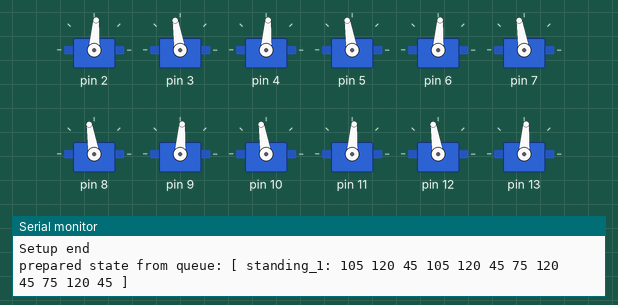
A program run on a simulated Arduino Uno, built with avr-gcc and run on an emulated ATmega328P. On the bench: 12 × servo, the last lines printed to the serial monitor.

Above: at 0.21 s.
At 3.72 s:
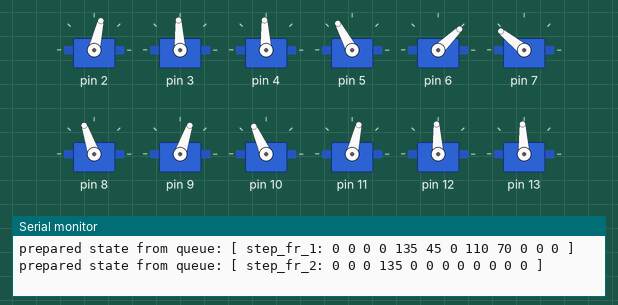
At 7.38 s:
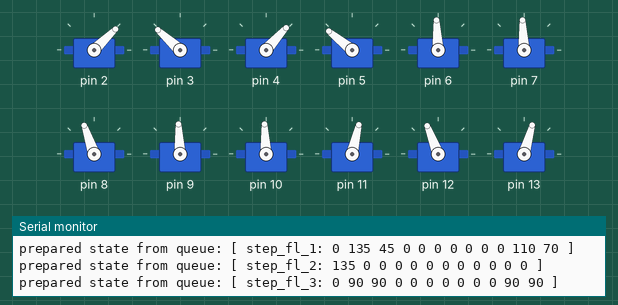
At 9.21 s:
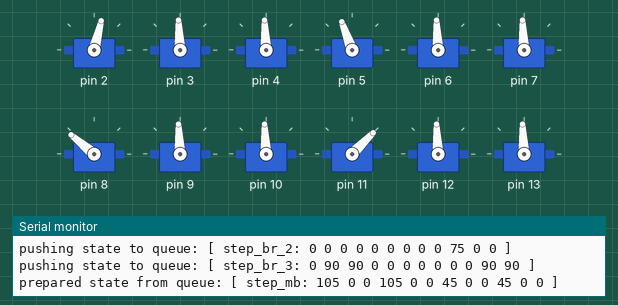
At 11.04 s:
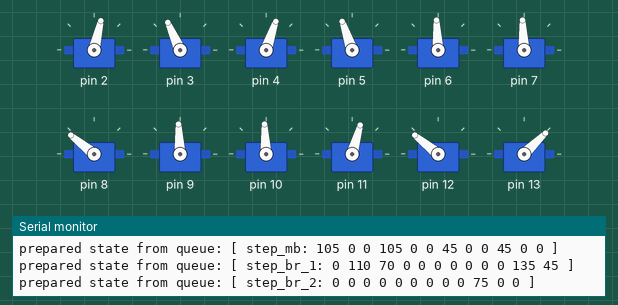
At 14.7 s:
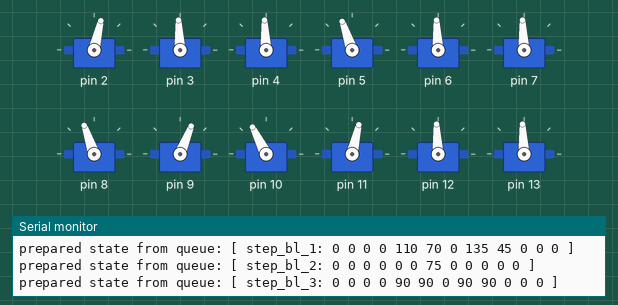
Timing chart, 0 to 16.8 s (numbered marks = the images above):
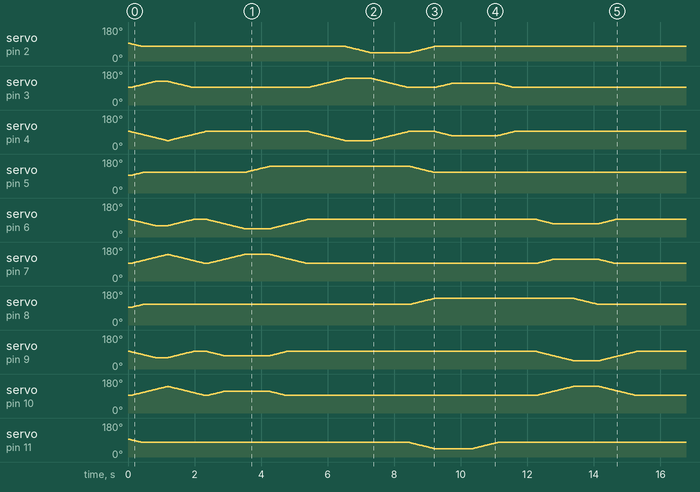

Measured:
- by itself, servo on pin 5: rises from 93° to 141° in 4.1 s, then falls to 109° in 5.0 s
- by itself, servo on pin 8: rises from 93° to 141° in 9.1 s, then falls to 109° in 4.9 s

The program:

main.cpp
```cpp
#include <Arduino.h>
#include "spider.cpp"

void executeCommand();

Spider *spider;

int state = 0;

void setup()
{
  Serial.begin(115200);

  // delay(5000);
  Serial.println("Setup start");
  struct ServoInitData initData[12] = {
      {2, -1},
      {3, 1},
      {4, 1},
      {5, 1},
      {6, -1},
      {7, -1},
      {8, -1},
      {9, -1},
      {10, -1},
      {11, 1},
      {12, 1},
      {13, 1},
  };

  spider = new Spider(5, initData);
  spider->StandUp();

  Serial.println("Setup end");
}

long lastUpdate = 0;
void loop()
{
  long timeTaken = millis() - lastUpdate;
  lastUpdate = millis();
  bool stateReached;

  if (spider != NULL)
  {
    stateReached = spider->UpdateServos(timeTaken / 10);
  }

  if (stateReached)
  {
    state++;

    switch (state)
    {
    case 1:
      Serial.println("taking step 1");
      spider->TakeStep1();
      break;
    case 2:
      Serial.println("taking step 2");
      spider->TakeStep2();
      break;
    case 3:
      Serial.println("taking step 3");
      spider->TakeStep3();
      break;
    case 4:
      Serial.println("taking step 4");
      spider->TakeStep4();
      break;
    case 5:
      delay(2500);
      spider->~Spider();
      spider = NULL;
      break;
    }
  }

  delay(10);
}
```

servoWrapper.cpp
```cpp
#include <Arduino.h>
#include <Servo.h>

class ServoWrapper
{
public:
    ServoWrapper(int pin, int orientation)
    {
        _orientation = orientation;
        _targetFrequency = 1500;
        _pin = pin;
        _servo.attach(pin);
        _servo.write(_targetFrequency);
        Serial.print("Initialized Servo at pin ");
        Serial.print(_pin);
        Serial.println(" with 90deg");
    }
    ~ServoWrapper()
    {
        _servo.detach();
        Serial.print("Detached Servo at pin ");
        Serial.println(_pin);
    }
    void SetDegree(int deg)
    {
        deg = 90 - ((90 - deg) * _orientation);

        _targetFrequency = 500 + (double(deg) / 180 * 2000);
    }
    void Move(int x)
    {

        int currentFrequency = _servo.readMicroseconds();
        int diff = _targetFrequency - currentFrequency;
        if (diff < 0)
        {
            // diff is less than step so we reach the target
            if (diff > -x)
            {
                currentFrequency = _targetFrequency;
            }
            else
            {
                currentFrequency -= x;
            }
        }
        else if (diff > 0)
        {
            // diff is less than step so we reach the target
            if (diff < x)
            {
                currentFrequency = _targetFrequency;
            }
            else
            {
                currentFrequency += x;
            }
        }

        _servo.write(currentFrequency);
    }
    bool IsMoving()
    {
        return _servo.readMicroseconds() != _targetFrequency;
    }

private:
    Servo _servo;
    int _orientation;
    int _targetFrequency;
    int _pin;
};
```

shared.cpp
```cpp
#include "shared.h"

void printServoState(ServoState ss)
{
    Serial.print("[ ");
    Serial.print(ss.name.c_str());
    Serial.print(": ");
    for (int i = 0; i < 12; i++)
    {
        Serial.print(ss.States[i]);
        Serial.print(" ");
    }
    Serial.println("]");
}
```

shared.h
```cpp
#pragma once
#include <Arduino.h>
#include <string>

struct ServoState
{
    std::string name;
    int States[12];
};

void printServoState(ServoState ss);
```

spider.cpp
```cpp
#include <Arduino.h>
#include <queue>
#include "servoWrapper.cpp"
#include "shared.h"

struct ServoInitData
{
    int Pin;
    int Orientation;
};

class Spider
{
public:
    Spider(int servoSpeed, struct ServoInitData servos[12])
    {
        _servoSpeed = servoSpeed;
        for (int i = 0; i < 12; i++)
        {
            _servoWrappers[i] = new ServoWrapper(servos[i].Pin, servos[i].Orientation);
        }
    }
    ~Spider()
    {
        for (int i = 0; i < 12; i++)
        {
            _servoWrappers[i]->~ServoWrapper();
        }
    }

    void StandUp()
    {
        Serial.println("going into standing position");
        queueState("standing_1",
                   105, 120, 45,
                   105, 120, 45,
                   75, 120, 45,
                   75, 120, 45);

        queueState("standing_2",
                   105, 90, 90,
                   105, 90, 90,
                   75, 90, 90,
                   75, 90, 90);
    }

    void TakeStep1()
    {
        queueState("step_0",
                   105, 90, 90,
                   105, 90, 90,
                   75, 90, 90,
                   75, 90, 90);

        // step front right
        queueState("step_fr_1",
                   0, 0, 0,
                   0, 135, 45,
                   0, 110, 70,
                   0, 0, 0);
        queueState("step_fr_2",
                   0, 0, 0,
                   135, 0, 0,
                   0, 0, 0,
                   0, 0, 0);
        queueState("step_fr_3",
                   0, 0, 0,
                   0, 90, 90,
                   0, 90, 90,
                   0, 0, 0);
    }

    void TakeStep2()
    {
        // step front left
        queueState("step_fl_1",
                   0, 135, 45,
                   0, 0, 0,
                   0, 0, 0,
                   0, 110, 70);
        queueState("step_fl_2",
                   135, 0, 0,
                   0, 0, 0,
                   0, 0, 0,
                   0, 0, 0);
        queueState("step_fl_3",
                   0, 90, 90,
                   0, 0, 0,
                   0, 0, 0,
                   0, 90, 90);
    }

    void TakeStep3()
    {
        // move body

        queueState("step_mb",
                   105, 0, 0,
                   105, 0, 0,
                   45, 0, 0,
                   45, 0, 0);

        // step back right
        queueState("step_br_1",
                   0, 110, 70,
                   0, 0, 0,
                   0, 0, 0,
                   0, 135, 45);
        queueState("step_br_2",
                   0, 0, 0,
                   0, 0, 0,
                   0, 0, 0,
                   75, 0, 0);
        queueState("step_br_3",
                   0, 90, 90,
                   0, 0, 0,
                   0, 0, 0,
                   0, 90, 90);
    }

    void TakeStep4()
    {
        // step back left
        queueState("step_bl_1",
                   0, 0, 0,
                   0, 110, 70,
                   0, 135, 45,
                   0, 0, 0);
        queueState("step_bl_2",
                   0, 0, 0,
                   0, 0, 0,
                   75, 0, 0,
                   0, 0, 0);
        queueState("step_bl_3",
                   0, 0, 0,
                   0, 90, 90,
                   0, 90, 90,
                   0, 0, 0);
    }

    bool UpdateServos(float factor)
    {
        bool done = true;

        for (auto servoWrapper : _servoWrappers)
        {
            servoWrapper->Move(_servoSpeed * factor);
            if (servoWrapper->IsMoving())
            {
                done = false;
            }
        }

        if (done)
        {
            return nextStateFromQueue();
        }

        return done;
    }
    void SetServo(int num, int deg)
    {
        (*_servoWrappers[num]).SetDegree(deg);
    }

private:
    int _servoSpeed;
    ServoWrapper *_servoWrappers[12];
    std::queue<ServoState> _stateQueue;

    void queueState(std::string name, int servoFL1Deg, int servoFL2Deg, int servoFL3Deg, int servoFR1Deg, int servoFR2Deg, int servoFR3Deg, int servoBL1Deg, int servoBL2Deg, int servoBL3Deg, int servoBR1Deg, int servoBR2Deg, int servoBR3Deg)
    {
        ServoState newState = {name, servoFL1Deg, servoFL2Deg, servoFL3Deg, servoFR1Deg, servoFR2Deg, servoFR3Deg, servoBL1Deg, servoBL2Deg, servoBL3Deg, servoBR1Deg, servoBR2Deg, servoBR3Deg};

        Serial.print("pushing state to queue: ");
        printServoState(newState);

        _stateQueue.push(newState);
    }
    void queueState(ServoState newState)
    {
        Serial.print("pushing state to queue: ");
        printServoState(newState);

        _stateQueue.push(newState);
    }
    template <size_t N>
    void queueStates(ServoState newStates[N])
    {
        for (auto newState : newStates)
        {
            Serial.print("pushing state to queue: ");
            printServoState(newState);

            _stateQueue.push(newState);
        }
    }

    bool nextStateFromQueue()
    {
        if (!_stateQueue.empty())
        {
            auto newState = _stateQueue.front();
            _stateQueue.pop();

            SetServos(newState.States[0], newState.States[1], newState.States[2],
                      newState.States[3], newState.States[4], newState.States[5],
                      newState.States[6], newState.States[7], newState.States[8],
                      newState.States[9], newState.States[10], newState.States[11]);

            Serial.print("prepared state from queue: ");
            printServoState(newState);
            return false;
        }

        return true;
    }

protected:
    void SetServos(int servoFL1Deg, int servoFL2Deg, int servoFL3Deg, int servoFR1Deg, int servoFR2Deg, int servoFR3Deg, int servoBL1Deg, int servoBL2Deg, int servoBL3Deg, int servoBR1Deg, int servoBR2Deg, int servoBR3Deg)
    {
        if (servoFL1Deg != 0)
        {
            (*_servoWrappers[0]).SetDegree(servoFL1Deg);
        }
        if (servoFL2Deg != 0)
        {
            (*_servoWrappers[1]).SetDegree(servoFL2Deg);
        }
        if (servoFL3Deg != 0)
        {
            (*_servoWrappers[2]).SetDegree(servoFL3Deg);
        }

        if (servoFR1Deg != 0)
        {
            (*_servoWrappers[3]).SetDegree(servoFR1Deg);
        }
        if (servoFR2Deg != 0)
        {
            (*_servoWrappers[4]).SetDegree(servoFR2Deg);
        }
        if (servoFR3Deg != 0)
        {
            (*_servoWrappers[5]).SetDegree(servoFR3Deg);
        }

        if (servoBL1Deg != 0)
        {
            (*_servoWrappers[6]).SetDegree(servoBL1Deg);
        }
        if (servoBL2Deg != 0)
        {
            (*_servoWrappers[7]).SetDegree(servoBL2Deg);
        }
        if (servoBL3Deg != 0)
        {
            (*_servoWrappers[8]).SetDegree(servoBL3Deg);
        }

        if (servoBR1Deg != 0)
        {
            (*_servoWrappers[9]).SetDegree(servoBR1Deg);
        }
        if (servoBR2Deg != 0)
        {
            (*_servoWrappers[10]).SetDegree(servoBR2Deg);
        }
        if (servoBR3Deg != 0)
        {
            (*_servoWrappers[11]).SetDegree(servoBR3Deg);
        }
    }
};
```
